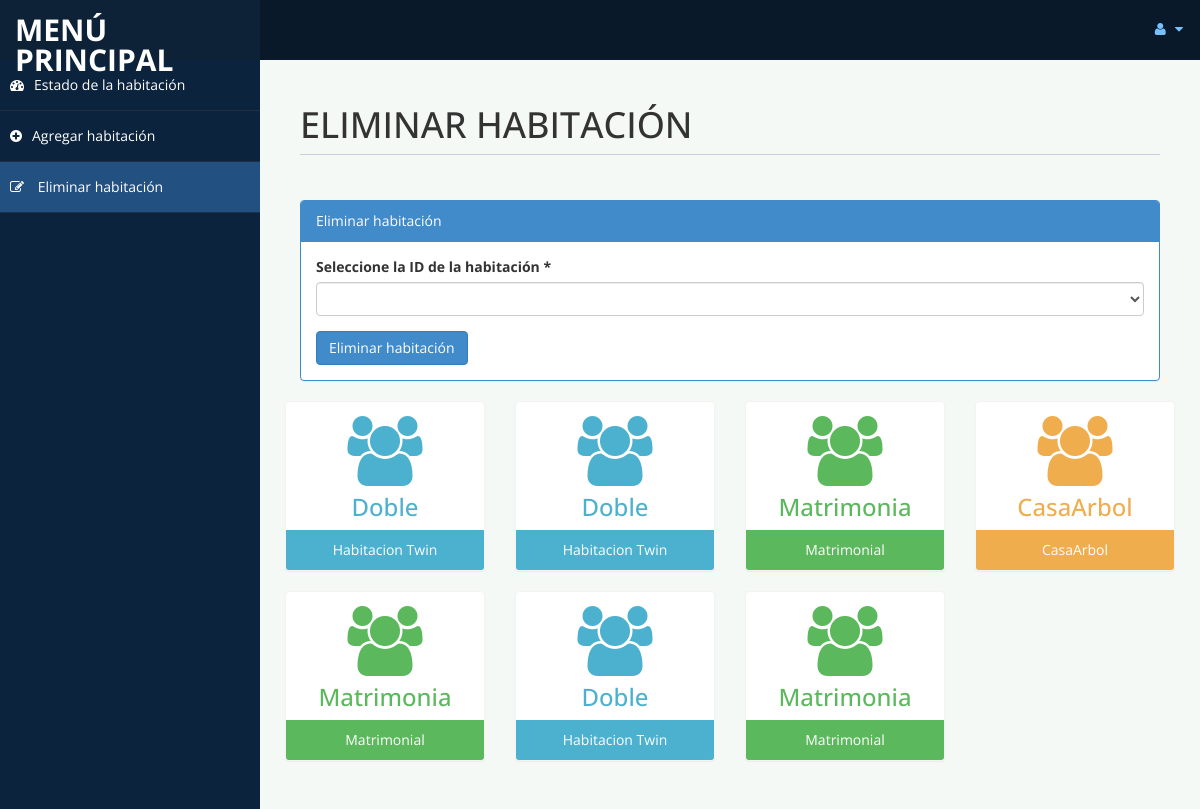
/admin/roomdel.php (signed in), run on the app's committed database.
### tables this page shows
CREATE TABLE `room` (
  `id` int(10) UNSIGNED NOT NULL,
  `type` varchar(15) DEFAULT NULL,
  `bedding` varchar(10) DEFAULT NULL,
  `place` varchar(10) DEFAULT NULL,
  `cusid` int(11) DEFAULT NULL
);

### admin/roomdel.php (the view, shortened to what this page needs)
<?php
include('db.php');
$rsql ="select id from room";
$rre=mysqli_query($con,$rsql);
?>
<!DOCTYPE html>
<html xmlns="http://www.w3.org/1999/xhtml">
<head>
    <link href="assets/css/bootstrap.css" rel="stylesheet" />
    <link href="assets/css/font-awesome.css" rel="stylesheet" />
    <link href="assets/css/custom-styles.css" rel="stylesheet" />
</head>
<body>
    <div id="wrapper">
        <nav class="navbar navbar-default top-navbar" role="navigation">
            <div class="navbar-header">
                <a class="navbar-brand" href="home.php">MENÚ PRINCIPAL</a>
            </div>
            <ul class="nav navbar-top-links navbar-right">
                <li class="dropdown">
                    <a class="dropdown-toggle" data-toggle="dropdown" href="#" aria-expanded="false">
                        <i class="fa fa-user fa-fw"></i> <i class="fa fa-caret-down"></i>
                    </a>
                </li>
            </ul>
        </nav>
        <nav class="navbar-default navbar-side" role="navigation">
            <div class="sidebar-collapse">
                <ul class="nav" id="main-menu">
                    <li>
                        <a  href="settings.php"><i class="fa fa-dashboard"></i>Estado de la habitación</a>
                    </li>
					<li>
                        <a   href="room.php"><i class="fa fa-plus-circle"></i>Agregar habitación</a>
                    </li>
                    <li>
                        <a  class="active-menu" href="roomdel.php"><i class="fa fa-pencil-square-o"></i> Eliminar habitación
</a>
                    </li>
            </div>
        </nav>
        <div id="page-wrapper" >
            <div id="page-inner">
			 <div class="row">
                    <div class="col-md-12">
                        <h1 class="page-header">
                          	ELIMINAR HABITACIÓN
                        </h1>
                    </div>
                </div>
            <div class="row">
                <div class="col-md-12 col-sm-12">
                    <div class="panel panel-primary">
                        <div class="panel-heading">
                       Eliminar habitación
                        </div>
                        <div class="panel-body">
						<form name="form" method="post">
                            <div class="form-group">
                                            <label>Seleccione la ID de la habitación
 *</label>
                                            <select name="id"  class="form-control" required>
												<option value selected ></option>
												<?php
												while($rrow=mysqli_fetch_array($rre))
												{
												$value = $rrow['id'];
												 echo '<option value="'.$value.'">'.$value.'</option>';
												}
												?>
                                            </select>
                              </div>
							 <input type="submit" name="del" value="Eliminar habitación" class="btn btn-primary">
							</form>
                        </div>
                    </div>
                </div>
           <?php
						include ('db.php');
						$sql = "select * from room";
						$re = mysqli_query($con,$sql)
				?>
                <div class="row">
				<?php
										while($row= mysqli_fetch_array($re))
										{
												$id = $row['type'];
											if($id == "Habitacion Twin")
											{
												echo"<div class='col-md-3 col-sm-12 col-xs-12'>
													<div class='panel panel-primary text-center no-boder bg-color-blue'>
														<div class='panel-body'>
															<i class='fa fa-users fa-5x'></i>
															<h3>".$row['bedding']."</h3>
														</div>
														<div class='panel-footer back-footer-blue'>
															".$row['type']."
														</div>
													</div>
												</div>";
											}
											else if ($id == "Matrimonial")
											{
												echo"<div class='col-md-3 col-sm-12 col-xs-12'>
													<div class='panel panel-primary text-center no-boder bg-color-green'>
														<div class='panel-body'>
															<i class='fa fa-users fa-5x'></i>
															<h3>".$row['bedding']."</h3>
														</div>
														<div class='panel-footer back-footer-green'>
															".$row['type']."
														</div>
													</div>
												</div>";
											}
											else if($id =="CasaArbol")
											{
												echo"<div class='col-md-3 col-sm-12 col-xs-12'>
													<div class='panel panel-primary text-center no-boder bg-color-brown'>
														<div class='panel-body'>
															<i class='fa fa-users fa-5x'></i>
															<h3>".$row['bedding']."</h3>
														</div>
														<div class='panel-footer back-footer-brown'>
															".$row['type']."
														</div>
													</div>
												</div>";
											}
										}
									?>
                </div>
					</div>
            </div>
        </div>
</body>
</html>

### admin/assets/css/custom-styles.css (style rules this page uses)
body { font-family: 'Open Sans', sans-serif; }
#wrapper { width: 100%; background:#0b233d; }
#page-wrapper { padding: 15px 15px; min-height: 600px; background:#f5f9f6; }
#page-inner { width:100%; margin:10px 20px 10px 0px; background-color:transparent; padding:10px; min-height:1200px; }
.text-center { text-align:center; }
.no-boder { border:1px solid #f3f3f3; }
h1, .h1, h2, .h2, h3, .h3 { margin-top: 7px; margin-bottom: -5px; }
.page-header { padding-bottom: 9px; margin: 10px 0 45px; border-bottom: 1px solid #C7D1DD; }
.bg-color-green { background-color: #fff; color: #5cb85c; }
.bg-color-blue { background-color: #fff; color: #4CB1CF }
.bg-color-brown { background-color: #fff; color:#f0ad4e; }
.back-footer-green { background-color: #5cb85c; color:#fff; border-top: 0px solid #fff; }
.back-footer-blue { background-color: #4CB1CF; color:#fff; border-top: 0px solid #fff; }
.back-footer-brown { background-color: #f0ad4e; color:#fff; border-top: 0px solid #fff; }
.top-navbar { margin:0px; }
.top-navbar .navbar-brand { color: #fff; width: 260px; text-align: left; height: 60px; font-size: 30px; font-weight: 700; text-transform: uppercase; line-height: 30px; }
.top-navbar .nav > li { position: relative; display: inline-block; }
.top-navbar .nav > li > a { position: relative; display: block; padding: 19px 15px; color: #77C0FD; }
.active-menu { background-color:#225081!important; }
.sidebar-collapse , .sidebar-collapse .nav { background:none; }
.sidebar-collapse .nav { padding:0; }
.sidebar-collapse .nav > li > a { color:#ffffff; background:transparent; text-shadow:none; }
.sidebar-collapse > .nav > li > a { padding:15px 10px; }
.sidebar-collapse > .nav > li { border-bottom: 1px solid rgba(107, 108, 109, 0.19); }
.navbar-side { border:none; background-color: transparent; }
.top-navbar { background:#09192A; border-bottom:none; }
.top-navbar .nav > li > a > i { margin-right: 2px; }
.navbar-default { border:0px solid black; }
.navbar-header { background: #0e2237; }
.nav > li > a > i { margin-right:10px; }
@media (min-width:768px) { #page-wrapper { margin: 0 0 0 260px; padding: 15px 30px; min-height: 1200px; } }
@media (min-width:768px) { .navbar-side { z-index: 1; position: absolute; width: 260px; } }
@media (min-width:768px) { .navbar { border-radius: 0px; } }

### data on the page
room: bedding "Doble", type "Habitacion Twin"
room: bedding "Doble", type "Habitacion Twin"
room: bedding "Matrimonia", type "Matrimonial"
room: bedding "CasaArbol", type "CasaArbol"
room: bedding "Matrimonia", type "Matrimonial"
room: bedding "Doble", type "Habitacion Twin"
room: bedding "Matrimonia", type "Matrimonial"
